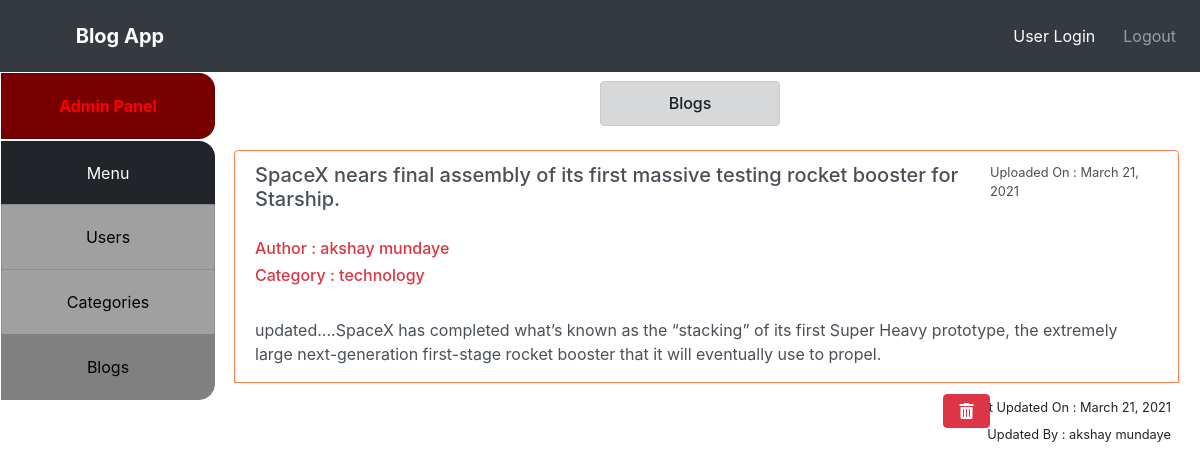
The app's page /admin_blog/1/ (signed in) with its own data.
### blog_app/models.py (models this page shows)
class Blog(models.Model):
    title = models.CharField(max_length=100, null=True, blank=True)
    text = models.CharField(max_length=200, null=True, blank=True)
    uploaded_on = models.DateField(default=timezone.now, blank=True)
    uploaded_by = models.ForeignKey(User, on_delete=models.CASCADE, null=True, blank=True)
    edited_by = models.CharField(max_length=50, null=True, blank=True)
    edited_on = models.DateField(null=True, blank=True)
    category = models.ForeignKey(Category, on_delete=models.CASCADE, null=True, blank=True)
    def __str__(self):
        return self.title

class Category(models.Model):
    category = models.CharField(max_length=50, null=True, blank=True)
    def __str__(self):
        return self.category

### blog_app/views.py (the view)
# urls.py: path('admin_blog/<int:pk>/', views.admin_blog, name='admin_blog'),
def admin_blog(request, pk):
    if not request.user.is_staff:
        return redirect('admin_login')
    blog = Blog.objects.get(id=pk)
    print(blog)
    return render(request, 'admin_blog.html', {'blog': blog})

### blog_app/templates/admin_blog.html (shortened to what this page needs)
<!doctype html>
<html lang="en">
  <head>
    <link rel="stylesheet" href="https://stackpath.bootstrapcdn.com/bootstrap/4.1.3/css/bootstrap.min.css">
    <link rel="stylesheet" href="https://cdnjs.cloudflare.com/ajax/libs/font-awesome/5.15.3/css/all.min.css" />
  </head>
  <body>
        <nav class="navbar navbar-expand-lg navbar-dark bg-dark pt-3 pb-3 sticky-top">
          <a class="navbar-brand font-weight-bold pl-5" href="{% url 'navigation' %}" style="margin-left: 1%">Blog App</a>
          <div class="collapse navbar-collapse" id="navbarNavAltMarkup">
            <div class="navbar-nav" style="margin-left: 81%;">
              {% if request.user.is_staff %}
              <a class="nav-item nav-link active" style="padding-left: 20px;" href="{% url 'navigation' %}">User Login <span class="sr-only">(current)</span></a>
              <a class="nav-item nav-link" style="padding-left: 20px;" href="{% url 'logout' %}">Logout</a>
              {% else %}
              <a class="nav-item nav-link" style="padding-left: 20px;" href="{% url 'login' %}">Login</a>
              {% endif %}
            </div>
          </div>
        </nav>
        <div class="list-group heading" style="margin-top: 0%;">
          <div id="heading" style=" padding: 20px;" class="font-weight-bold list-group-item list-group-item-action text-center demo">Admin Panel</div>
        </div>
        <div class="list-group sidebar" style="margin-top: 0%;">
          <li style=" padding: 20px;" class="list-group-item list-group-item-action text-center demo">Menu</li>
          <a href="{% url 'admin_panel' %}" style=" padding: 20px;" class="list-group-item list-group-item-action text-center demo">Users</a>
          <a href="{% url 'category' %}" style=" padding: 20px;" class="list-group-item list-group-item-action text-center demo">Categories</a>
          <a href="{% url 'blog' %}" style=" padding: 20px;" class="list-group-item list-group-item-action text-center demo active">Blogs</a>
        </div>
        <div class="alert alert-dark text-center pb-1" style="width: 15%; margin-left: 50%; margin-top: -320px;;" role="alert">
            <h6>Blogs</h6>
        </div>
        <div class="list-group container mt-4" style="width:80%; margin-left: 19.5%;">
          <div class="list-group-item list-group-item-action flex-column align-items-start" style="border: 1px solid #FF7F50;">
            <div class="d-flex w-100 justify-content-between">
              <h5 class="mb-1" id="title">{{blog.title}}</h5>
              <small>Uploaded On : {{blog.uploaded_on}}</small>
            </div>
            <br>
            <h6 class="text-danger">Author&nbsp;:&nbsp;{{blog.uploaded_by.first_name}}</h6>
            <h6 class="text-danger">Category&nbsp;:&nbsp;{{blog.category}}</h6>
            <br>
            <p class="mb-1">{{blog.text}}</p>
          </div>
          {% if blog.edited_on %}
          <small class="mt-3 mr-2 text-right">Last Updated On : {{blog.edited_on}}</small>
          <small class="mt-2 mr-2 text-right">Updated By : {{blog.edited_by}}</small>
          {% endif %}
          <button class="btn btn-danger pt-1 pb-1 delete_btn" onclick="location.href='{% url 'delete_blog' blog.id %}'"><i class="fas fa-trash-alt"></i></button>
        </div>
  </body>
</html>

### blog_app/templates/admin_blog.html (style rules this page uses)
.sidebar { border: 1px solid white; border-radius: 0px; width: 18%; padding-top: 0px; }
.heading { border: 1px solid white; border-radius: 0px; width: 18%; padding-top: 0px; }
.list-group a { background: #A0A0A0; color: black; }
.list-group #heading { background: #780000; color: red; }
.list-group li { background: #212529; border: none; padding: 30px; color: white; }
.list-group .active { background: #808080; color: black; border: 1px solid grey; }
.demo:first-child { border-top-left-radius: 0rem; border-top-right-radius: 1rem; }
.demo:last-child { border-bottom-left-radius: 0rem; border-bottom-right-radius: 1rem; }
.delete_btn { width: 5%; margin-top: -50px; margin-left: 75%; }

### records on screen
Blog: title "SpaceX nears final assembly of its first massive testing rocket booster for Starship.", uploaded_on "March 21, 2021", uploaded_by.first_name "akshay mundaye", category "technology", text "updated....SpaceX has completed what’s known as the “stacking” of its first Super Heavy prototype, the extremely large next-generation first-stage rocket booster that it will eventually use to propel.", edited_on "March 21, 2021", edited_by "akshay mundaye"
